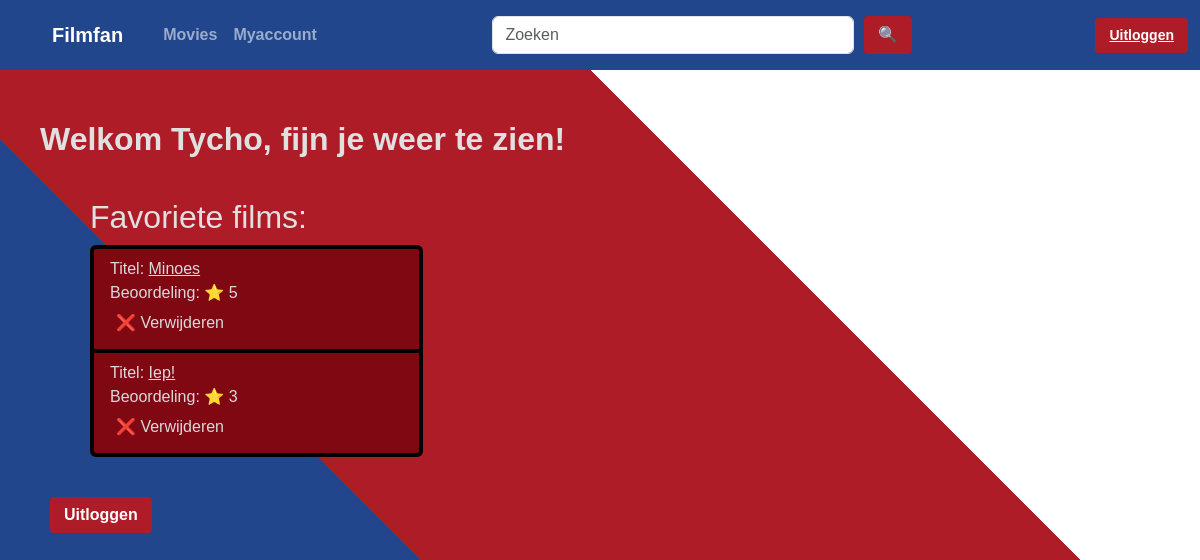
The page /myaccount (signed in) on the database its author committed.
### app/models.py (models this page shows, shortened)
class Film(db.Model):
    id: Mapped[int] = mapped_column(primary_key=True)
    title: Mapped[str] = mapped_column(Text)
    regisseur_id: Mapped[int] = mapped_column(ForeignKey("regisseur.id"))
    release_datum: Mapped[date] = mapped_column(Date, nullable=False)
    trailer_url: Mapped[str] = mapped_column(Text, nullable=False)
    regisseur = relationship("Regisseur", back_populates="films")
    rollen = relationship("Rol", back_populates="film")
    favorite_links = relationship("Favorite", back_populates="film")
    ratings = relationship("Rating", back_populates="film")

### app/views/main.py (the view)
@bp.route("/myaccount")
def myaccount():
    user_id = session.get("user_id")
    if not user_id:
        flash("Je moet eerst inloggen om je account te zien.", "warning")
        return redirect("/login")
    query = (
        db.select(UserFavoriteRating, Film).join(Film, Film.id == UserFavoriteRating.film_id).where(UserFavoriteRating.user_id == user_id)
    )
    favorites = db.session.execute(query).all()
    return render_template("myaccount.html", favorites=favorites)

### app/templates/Myaccount.html (shortened to what this page needs)
{% extends "template.html" %}
{% block stylesheet %}
<link rel="stylesheet" href="{{ url_for('static', filename='css/template.css') }}">
<link rel="stylesheet" href="{{ url_for('static', filename='css/myaccount.css') }}">
{% endblock %}
{% block content %}
<h2> <strong>Welkom {{ session.get('username') }}, fijn je weer te zien!</strong></h2>
<div class="content-margin">
    <h2>Favoriete films:</h2>
    {% if favorites %}
    <ul class="list-group">
        {% for ufr, film in favorites %}
        <li class="list-group-item">
            Titel:
            <a href="/film/{{ film.id }}">
                 {{ film.title }}
            </a>
            <br>
            {% if ufr.rating %}
                <span class="user-rating">Beoordeling: ⭐ {{ ufr.rating }}</span>
            {% else %}
                <span class="user-rating">Beoordeling: Nog niet beoordeeld</span>
            {% endif %}
            <form action="/favorite/{{ film.id }}" method="POST">
                <button type="submit" class="delete-btn">❌ Verwijderen</button>
            </form>
        </li>
        {% endfor %}
    </ul>
    {% else %}
        <p>Je hebt nog geen favorieten.</p>
    {% endif %}
</div>
    <a class="btn custom-button " id = btn-1 href="/logout">Uitloggen</a>
{% endblock %}

### app/static/css/template.css (style rules this page uses)
body { background: linear-gradient(45deg, #21468C 33%, #AE1C28 33%, #AE1C28 66%, #FFFFFF 66%); color: #E0E0E0; font-family: Arial, sans-serif; background-size: cover; background-position: center center; background-attachment: fixed; min-height: 100vh; }
.custom-button { background-color: #AE1C28; color: white; border: none; padding: 6px 14px; margin-left: 10px; border-radius: 4px; font-weight: 600; }
.delete-btn { background: none; border: none; cursor: pointer; line-height: 1; color: #d9d9d9; padding-bottom: 10px; padding-top: 10px; }
.content-margin { margin-left: 50px ; margin-top: 40px; }
a { color:#d9d9d9; }
.list-group-item { background-color: #800812; color: #d9d9d9; border-color: #000000; border-width: 4px; }

### app/static/css/myaccount.css (style rules this page uses)
#btn-1 { margin-top: 40px; }
.list-group-item { min-width: 300px; max-width: 30% }

### rows shown on the page
Film: title "Minoes", rating "5"
Film: title "Iep!", rating "3"

### other values the page prints
{{ session.get('username') }} "Tycho"
